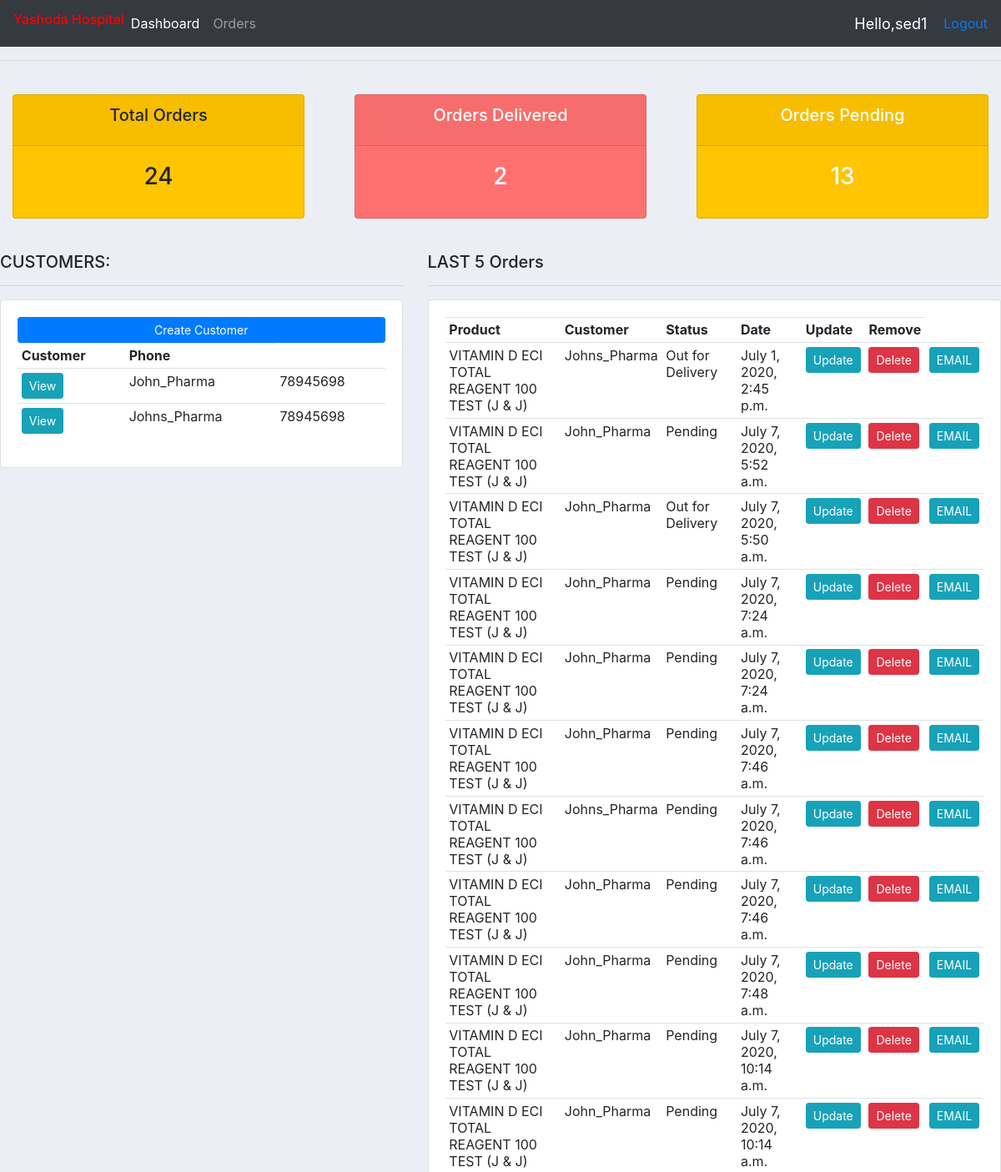
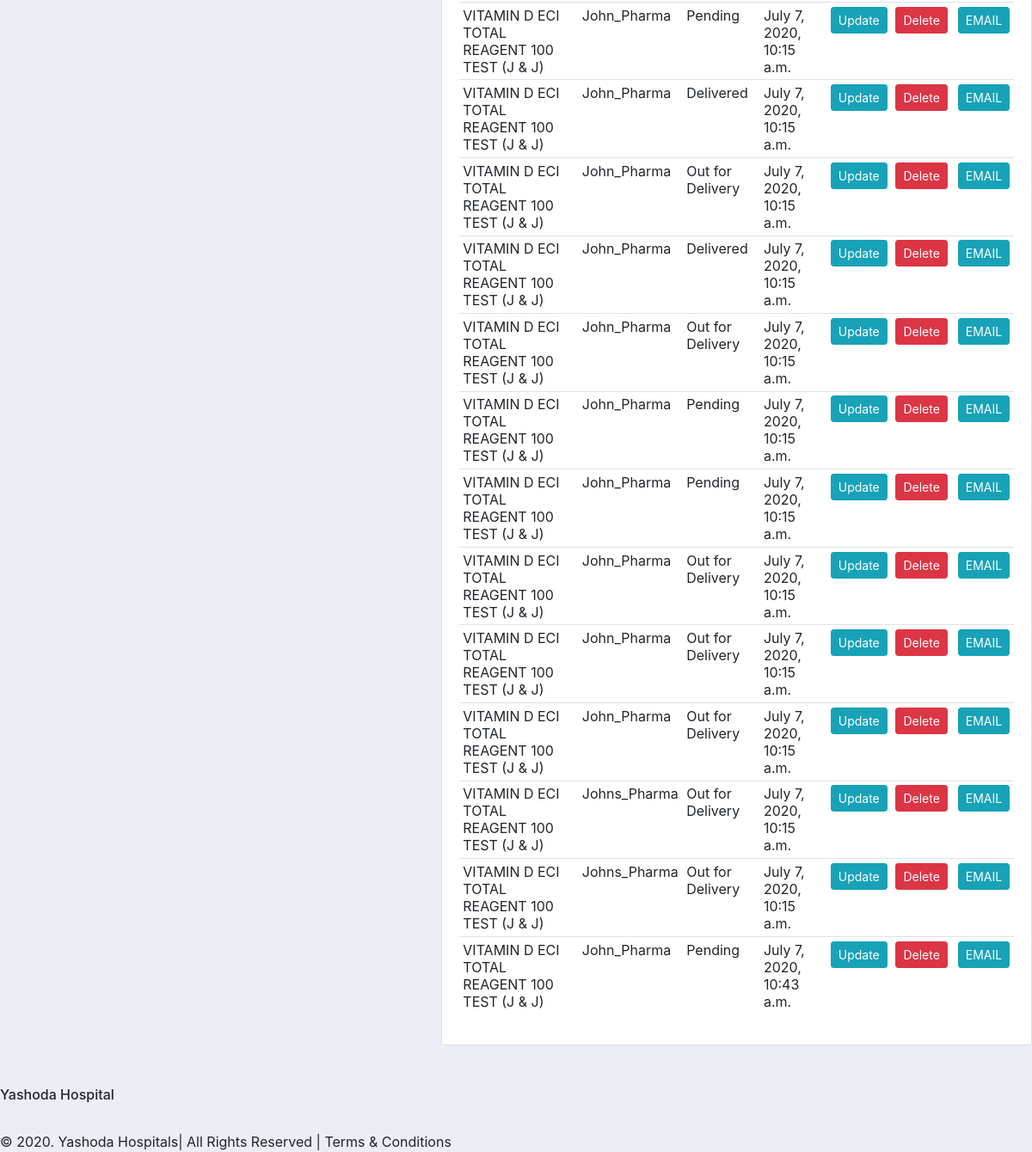
The app's page / (signed in), older data (2 pictures, top to bottom).
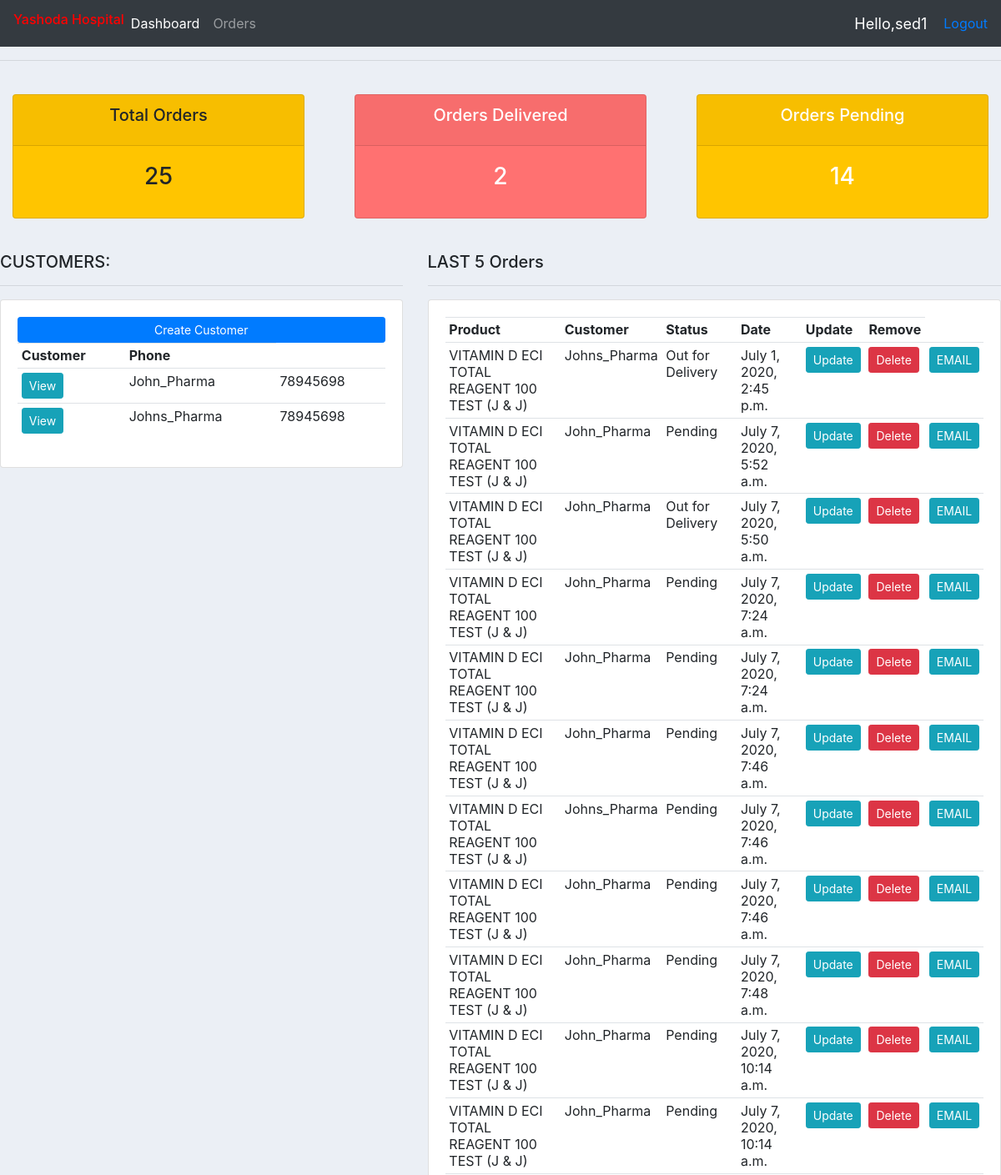
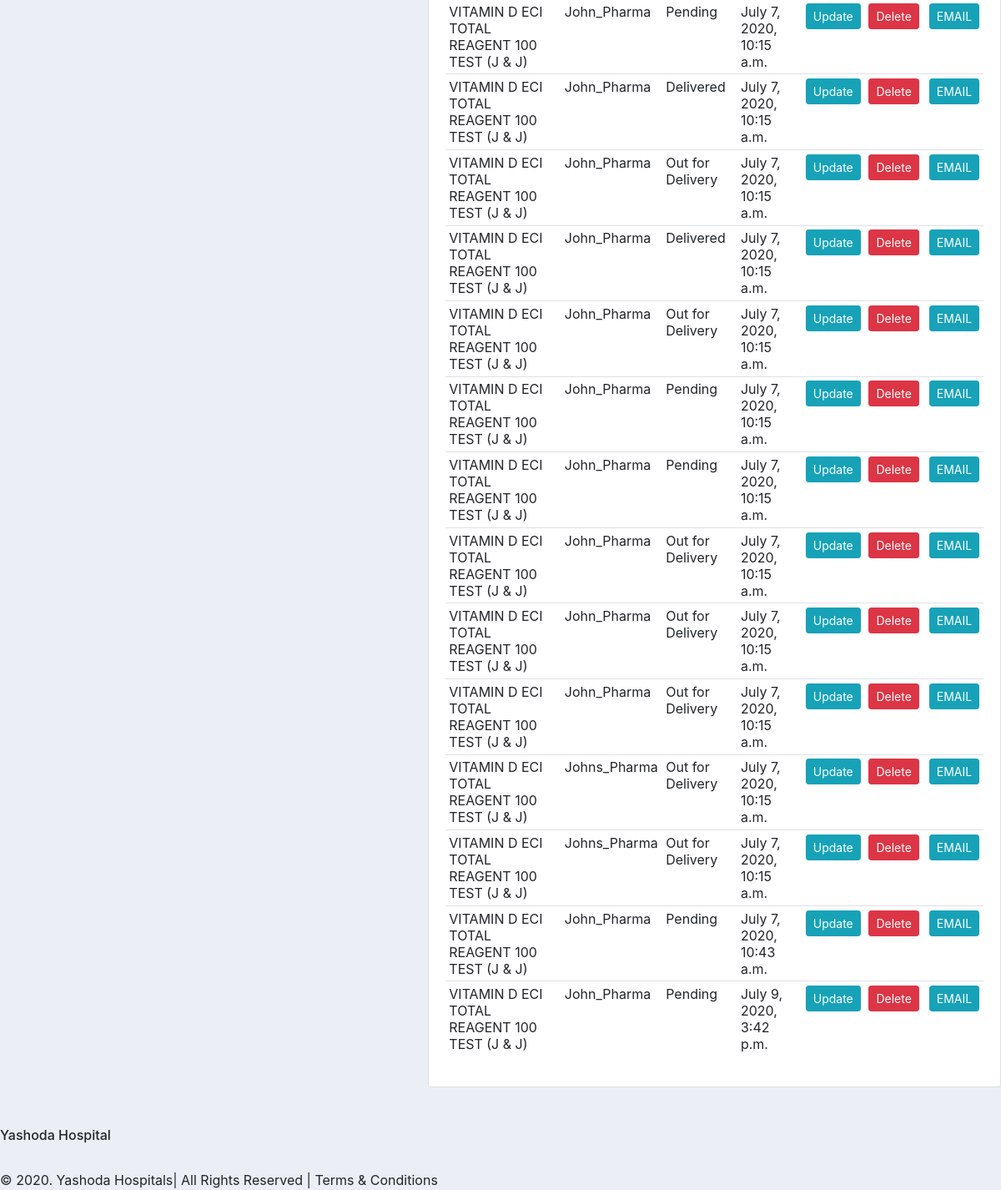
The same page, newer data (2 pictures, top to bottom).
### accounts/models.py (models this page shows, shortened)
class Customer(models.Model):
    name = models.CharField(max_length=200,null=True)
    phone = models.CharField(max_length=200,null=True)
    email = models.CharField(max_length=200,null=True)
    date_created = models.DateTimeField(auto_now=True, null=True)
    def __str__(self):
        return self.name

class Order(models.Model):
    STATUS = (
            ('Pending','Pending'),
            ('Out for Delivery', 'Out for Delivery'),
            ('Delivered','Delivered'),
    )
    customer = models.ForeignKey(Customer,null=True,on_delete=models.SET_NULL)
    products = models.ForeignKey(Product,null=True,on_delete=models.SET_NULL)
    data_created = models.DateTimeField(auto_now=True, null=True)
    status = models.CharField(max_length=200, null=True, choices=STATUS)
    tags = models.ManyToManyField(Tag)

class Product(models.Model):
    amount = models.FloatField(null=True)
    code = models.CharField(max_length=200,null=True)
    name = models.CharField(max_length=200,null=True)
    unit = models.FloatField(null=True)
    department = models.CharField(max_length=200,null=True)
    balance = models.FloatField(null=True)
    kit =models.CharField(max_length=200,null=True)
    data_created = models.DateTimeField(auto_now=True, null=True)
    tags = models.ManyToManyField(Tag)
    def __str__(self):
            return self.name

### accounts/views.py (the view)
# urls.py: path('',views.home,name="home"),
@login_required(login_url='login')
def home(request):
	orders = Order.objects.all()
	customers = Customer.objects.all()
	total_customers = customers.count()
	total_orders = orders.count()
	delivered = orders.filter(status='Delivered').count()
	pending = orders.filter(status = 'Pending').count()
	context = {'orders': orders , 'customers':customers,
	'total_orders':total_orders, 'delivered':delivered,
	'pending':pending}
	return render(request, 'accounts/dashboard.html', context)

### accounts/templates/accounts/dashboard.html
{% extends 'accounts/main.html' %}
{% block content %}
{% include 'accounts/status.html' %}
<br>
<div class = "row">
  <div class = "col-md-5">
    <h5> CUSTOMERS: </h5>
    <hr>
    <div class="card card-body">
      <a class="btn btn-primary btn-sm btn-block" href=""> Create Customer
        </a>
        <table class="table table-sm">
          <tr>
            <th> Customer </th>
            <th> Phone </th>
            {% for customer in customers %}
              <tr>
                <td><a a class="btn btn-primary btn-sm btn-info" href= "{% url 'customer' customer.id %}" >View</a></td>
                <td>{{customer.name}} </td>
                <td>{{customer.phone}} </td>
              </tr>
            {% endfor %}
          </tr>
        </table>
        </div>
      </div>
<div class = "col-md-7">
  <h5>LAST 5 Orders </h5>
  <hr>
  <div class="card card-body">
    <table class ="table table-sm">
      <tr>
        <th>Product</th>
        <th>Customer</th>
        <th>Status</th>
        <th>Date</th>
        <th>Update</th>
        <th>Remove</th>
      </tr>
      {% for order in orders %}
        <tr>
          <td>{{order.products}}</td>
          <td>{{order.customer}}</td>
          <td>{{order.status}} </td>
          <td>{{order.data_created}}</td>
          <td><a class="btn btn-primary btn-sm btn-info" href="{% url 'update_order' order.id %}">Update</a></td>
          <td><a class="btn btn-primary btn-sm btn-danger" href="{% url 'delete_order' order.id %}">Delete</a></td>
          <td><a class="btn btn-primary btn-sm btn-info" href="">EMAIL</a></td>
        </tr>
      {% endfor %}
    </table>
    </div>
    </div>
</div>
{% endblock %}

Row changes from the older to the newer data that the page shows:
added Order: products "VITAMIN D ECI TOTAL REAGENT 100 TEST (J & J)", customer "John_Pharma", status "Pending", data_created "July 9, 2020, 3:42 p.m."
Text that changed along with them:
{{ total_orders }}: "24" → "25"
{{ pending }}: "13" → "14"
